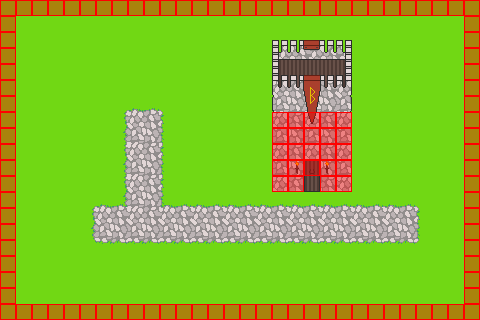

The image is a tile-based game level rendered from a .tmx file. Its description and complete source (layers, tilesets, objects, tile grids) follow:
An orthogonal 30x20 tile map with 16x16 px tiles, 3 tile layers (Ground, Above, Collisions), 4 tilesets and 3 objects (2x castle_floor_1, test).

<map version="1.10" tiledversion="git" orientation="orthogonal" renderorder="right-down" width="30" height="20" tilewidth="16" tileheight="16" infinite="0" nextlayerid="11" nextobjectid="29">
 <tileset firstgid="1" source="../Tile Sets/Road.tsx" />
 <tileset firstgid="57" source="../Tile Sets/castle.tsx" />
 <tileset firstgid="107" source="../Tile Sets/Special.tsx" />
 <tileset firstgid="171" source="castle_floor_2.tsx" />
 <layer id="1" name="Ground" width="30" height="20">
  <data encoding="csv">
33,33,33,33,33,33,33,33,33,33,33,33,33,33,33,33,33,33,33,33,33,33,33,33,33,33,33,33,33,33,
33,33,33,33,33,33,33,33,33,33,33,33,33,33,33,33,33,33,33,33,33,33,33,33,33,33,33,33,33,33,
33,33,33,33,33,33,33,33,33,33,33,33,33,33,33,33,33,33,33,33,33,33,33,33,33,33,33,33,33,33,
33,33,33,33,33,33,33,33,33,33,33,33,33,33,33,33,33,33,33,33,33,33,33,33,33,33,33,33,33,33,
33,33,33,33,33,33,33,33,33,33,33,33,33,33,33,33,33,33,33,33,33,33,33,33,33,33,33,33,33,33,
33,33,33,33,33,33,33,33,33,33,33,33,33,33,33,33,33,33,33,33,33,33,33,33,33,33,33,33,33,33,
33,33,33,33,33,33,33,5,6,7,8,33,33,33,33,33,33,33,33,33,33,33,33,33,33,33,33,33,33,33,
33,33,33,33,33,33,33,13,14,15,16,33,33,33,33,33,33,82,83,84,85,86,33,33,33,33,33,33,33,33,
33,33,33,33,33,33,33,21,22,23,24,33,33,33,33,33,33,87,88,89,90,91,33,33,33,33,33,33,33,33,
33,33,33,33,33,33,33,13,14,15,16,33,33,33,33,33,33,92,93,94,95,96,33,33,33,33,33,33,33,33,
33,33,33,33,33,33,33,21,22,23,24,33,33,33,33,33,33,97,98,99,100,101,33,33,33,33,33,33,33,33,
33,33,33,33,33,33,33,13,14,15,16,33,33,33,33,33,33,102,103,104,105,106,33,33,33,33,33,33,33,33,
33,33,33,33,33,5,6,19,22,23,18,7,6,7,6,7,6,7,6,7,6,7,6,7,6,7,8,33,33,33,
33,33,33,33,33,13,14,15,14,15,14,15,14,15,14,15,14,15,14,15,14,15,14,15,14,15,16,33,33,33,
33,33,33,33,33,21,22,23,22,23,22,23,22,23,22,23,22,23,22,23,22,23,22,23,22,23,24,33,33,33,
33,33,33,33,33,29,30,31,30,31,30,31,30,31,30,31,30,31,30,31,30,31,30,31,30,31,32,33,33,33,
33,33,33,33,33,33,33,33,33,33,33,33,33,33,33,33,33,33,33,33,33,33,33,33,33,33,33,33,33,33,
33,33,33,33,33,33,33,33,33,33,33,33,33,33,33,33,33,33,33,33,33,33,33,33,33,33,33,33,33,33,
33,33,33,33,33,33,33,33,33,33,33,33,33,33,33,33,33,33,33,33,33,33,33,33,33,33,33,33,33,33,
33,33,33,33,33,33,33,33,33,33,33,33,33,33,33,33,33,33,33,33,33,33,33,33,33,33,33,33,33,33
</data>
 </layer>
 <layer id="4" name="Above" width="30" height="20">
  <data encoding="csv">
0,0,0,0,0,0,0,0,0,0,0,0,0,0,0,0,0,0,0,0,0,0,0,0,0,0,0,0,0,0,
0,0,0,0,0,0,0,0,0,0,0,0,0,0,0,0,0,0,0,0,0,0,0,0,0,0,0,0,0,0,
0,0,0,0,0,0,0,0,0,0,0,0,0,0,0,0,0,57,58,59,60,61,0,0,0,0,0,0,0,0,
0,0,0,0,0,0,0,0,0,0,0,0,0,0,0,0,0,62,63,64,65,66,0,0,0,0,0,0,0,0,
0,0,0,0,0,0,0,0,0,0,0,0,0,0,0,0,0,67,68,69,70,71,0,0,0,0,0,0,0,0,
0,0,0,0,0,0,0,0,0,0,0,0,0,0,0,0,0,72,73,74,75,76,0,0,0,0,0,0,0,0,
0,0,0,0,0,0,0,0,0,0,0,0,0,0,0,0,0,77,78,79,80,81,0,0,0,0,0,0,0,0,
0,0,0,0,0,0,0,0,0,0,0,0,0,0,0,0,0,0,0,0,0,0,0,0,0,0,0,0,0,0,
0,0,0,0,0,0,0,0,0,0,0,0,0,0,0,0,0,0,0,0,0,0,0,0,0,0,0,0,0,0,
0,0,0,0,0,0,0,0,0,0,0,0,0,0,0,0,0,0,0,0,0,0,0,0,0,0,0,0,0,0,
0,0,0,0,0,0,0,0,0,0,0,0,0,0,0,0,0,0,0,0,0,0,0,0,0,0,0,0,0,0,
0,0,0,0,0,0,0,0,0,0,0,0,0,0,0,0,0,0,0,0,0,0,0,0,0,0,0,0,0,0,
0,0,0,0,0,0,0,0,0,0,0,0,0,0,0,0,0,0,0,0,0,0,0,0,0,0,0,0,0,0,
0,0,0,0,0,0,0,0,0,0,0,0,0,0,0,0,0,0,0,0,0,0,0,0,0,0,0,0,0,0,
0,0,0,0,0,0,0,0,0,0,0,0,0,0,0,0,0,0,0,0,0,0,0,0,0,0,0,0,0,0,
0,0,0,0,0,0,0,0,0,0,0,0,0,0,0,0,0,0,0,0,0,0,0,0,0,0,0,0,0,0,
0,0,0,0,0,0,0,0,0,0,0,0,0,0,0,0,0,0,0,0,0,0,0,0,0,0,0,0,0,0,
0,0,0,0,0,0,0,0,0,0,0,0,0,0,0,0,0,0,0,0,0,0,0,0,0,0,0,0,0,0,
0,0,0,0,0,0,0,0,0,0,0,0,0,0,0,0,0,0,0,0,0,0,0,0,0,0,0,0,0,0,
0,0,0,0,0,0,0,0,0,0,0,0,0,0,0,0,0,0,0,0,0,0,0,0,0,0,0,0,0,0
</data>
 </layer>
 <layer id="5" name="Collisions" width="30" height="20">
  <data encoding="csv">
107,107,107,107,107,107,107,107,107,107,107,107,107,107,107,107,107,107,107,107,107,107,107,107,107,107,107,107,107,107,
107,0,0,0,0,0,0,0,0,0,0,0,0,0,0,0,0,0,0,0,0,0,0,0,0,0,0,0,0,107,
107,0,0,0,0,0,0,0,0,0,0,0,0,0,0,0,0,0,0,0,0,0,0,0,0,0,0,0,0,107,
107,0,0,0,0,0,0,0,0,0,0,0,0,0,0,0,0,0,0,0,0,0,0,0,0,0,0,0,0,107,
107,0,0,0,0,0,0,0,0,0,0,0,0,0,0,0,0,0,0,0,0,0,0,0,0,0,0,0,0,107,
107,0,0,0,0,0,0,0,0,0,0,0,0,0,0,0,0,0,0,0,0,0,0,0,0,0,0,0,0,107,
107,0,0,0,0,0,0,0,0,0,0,0,0,0,0,0,0,0,0,0,0,0,0,0,0,0,0,0,0,107,
107,0,0,0,0,0,0,0,0,0,0,0,0,0,0,0,0,107,107,107,107,107,0,0,0,0,0,0,0,107,
107,0,0,0,0,0,0,0,0,0,0,0,0,0,0,0,0,107,107,107,107,107,0,0,0,0,0,0,0,107,
107,0,0,0,0,0,0,0,0,0,0,0,0,0,0,0,0,107,107,107,107,107,0,0,0,0,0,0,0,107,
107,0,0,0,0,0,0,0,0,0,0,0,0,0,0,0,0,107,107,107,107,107,0,0,0,0,0,0,0,107,
107,0,0,0,0,0,0,0,0,0,0,0,0,0,0,0,0,107,107,0,107,107,0,0,0,0,0,0,0,107,
107,0,0,0,0,0,0,0,0,0,0,0,0,0,0,0,0,0,0,0,0,0,0,0,0,0,0,0,0,107,
107,0,0,0,0,0,0,0,0,0,0,0,0,0,0,0,0,0,0,0,0,0,0,0,0,0,0,0,0,107,
107,0,0,0,0,0,0,0,0,0,0,0,0,0,0,0,0,0,0,0,0,0,0,0,0,0,0,0,0,107,
107,0,0,0,0,0,0,0,0,0,0,0,0,0,0,0,0,0,0,0,0,0,0,0,0,0,0,0,0,107,
107,0,0,0,0,0,0,0,0,0,0,0,0,0,0,0,0,0,0,0,0,0,0,0,0,0,0,0,0,107,
107,0,0,0,0,0,0,0,0,0,0,0,0,0,0,0,0,0,0,0,0,0,0,0,0,0,0,0,0,107,
107,0,0,0,0,0,0,0,0,0,0,0,0,0,0,0,0,0,0,0,0,0,0,0,0,0,0,0,0,107,
107,107,107,107,107,107,107,107,107,107,107,107,107,107,107,107,107,107,107,107,107,107,107,107,107,107,107,107,107,107
</data>
 </layer>
 <objectgroup id="6" name="Spawns">
  <object id="23" name="castle_floor_1" gid="108" x="304" y="208" width="16" height="16">
   <properties>
    <property name="Direction" type="int" value="0" />
   </properties>
  </object>
  <object id="28" name="test" gid="108" x="352" y="224" width="16" height="16">
   <properties>
    <property name="Direction" type="int" value="0" />
   </properties>
  </object>
 </objectgroup>
 <objectgroup id="10" name="Doors">
  <object id="26" name="castle_floor_1" gid="109" x="304" y="192" width="16" height="16" />
 </objectgroup>
</map>